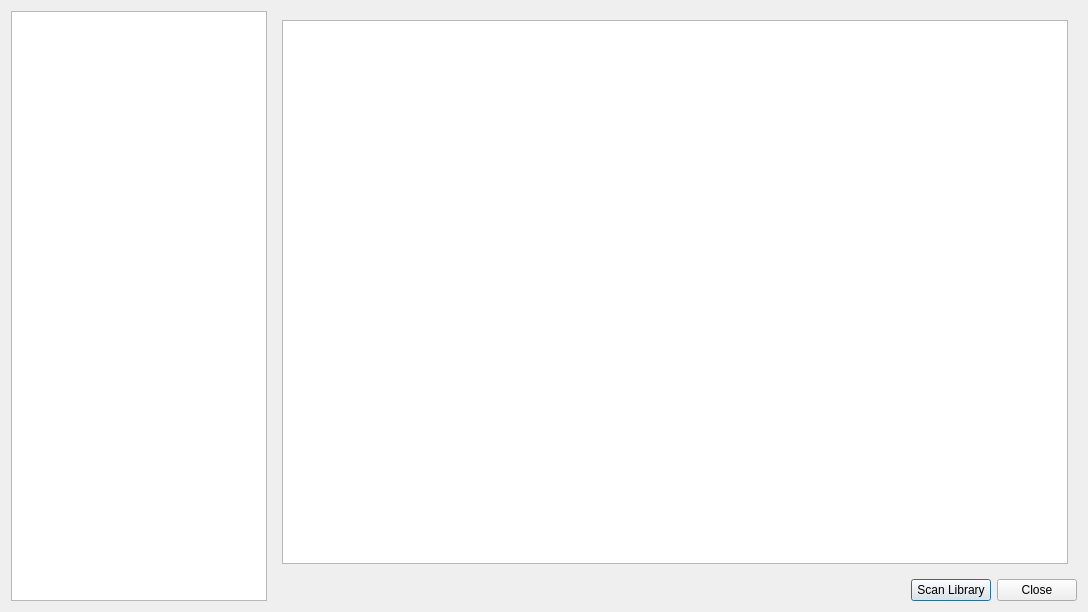
<?xml version="1.0" encoding="UTF-8"?>
<ui version="4.0">
 <class>Dialog</class>
 <widget class="QDialog" name="Dialog">
  <property name="geometry">
   <rect>
    <x>0</x>
    <y>0</y>
    <width>1088</width>
    <height>612</height>
   </rect>
  </property>
  <property name="windowTitle">
   <string>Settings</string>
  </property>
  <layout class="QGridLayout" name="gridLayout">
   <item row="0" column="0">
    <widget class="QListView" name="listView">
     <property name="sizePolicy">
      <sizepolicy hsizetype="Maximum" vsizetype="Expanding">
       <horstretch>0</horstretch>
       <verstretch>0</verstretch>
      </sizepolicy>
     </property>
    </widget>
   </item>
   <item row="0" column="1">
    <layout class="QVBoxLayout" name="verticalLayout_4">
     <item>
      <widget class="QStackedWidget" name="stackedWidget">
       <widget class="QWidget" name="treeViewPage">
        <layout class="QGridLayout" name="gridLayout_5">
         <item row="0" column="0">
          <widget class="QTreeView" name="treeView"/>
         </item>
        </layout>
       </widget>
       <widget class="QWidget" name="switchPage">
        <layout class="QGridLayout" name="gridLayout_2">
         <item row="0" column="0">
          <layout class="QVBoxLayout" name="verticalLayout">
           <item>
            <widget class="QGroupBox" name="groupBox">
             <property name="title">
              <string>Library</string>
             </property>
             <layout class="QGridLayout" name="gridLayout_4">
              <item row="0" column="0">
               <layout class="QVBoxLayout" name="verticalLayout_2">
                <item>
                 <layout class="QHBoxLayout" name="horizontalLayout_4">
                  <item>
                   <widget class="QCheckBox" name="refreshLibrary">
                    <property name="text">
                     <string>Startup: Refresh library</string>
                    </property>
                   </widget>
                  </item>
                  <item>
                   <widget class="QCheckBox" name="fileRemember">
                    <property name="text">
                     <string>Remember open files</string>
                    </property>
                   </widget>
                  </item>
                 </layout>
                </item>
                <item>
                 <layout class="QHBoxLayout" name="horizontalLayout_3">
                  <item>
                   <widget class="QCheckBox" name="coverShadows">
                    <property name="text">
                     <string>Cover shadows</string>
                    </property>
                   </widget>
                  </item>
                  <item>
                   <widget class="QCheckBox" name="performCulling">
                    <property name="toolTip">
                     <string>Enabling reduces startup time and memory usage</string>
                    </property>
                    <property name="text">
                     <string>Load covers only when needed</string>
                    </property>
                   </widget>
                  </item>
                 </layout>
                </item>
                <item>
                 <layout class="QHBoxLayout" name="horizontalLayout_9">
                  <item>
                   <layout class="QHBoxLayout" name="horizontalLayout_7">
                    <item>
                     <widget class="QLabel" name="label">
                      <property name="toolTip">
                       <string>Restart application to see changes</string>
                      </property>
                      <property name="text">
                       <string>Icon theme: </string>
                      </property>
                     </widget>
                    </item>
                    <item>
                     <widget class="QRadioButton" name="darkIconsRadio">
                      <property name="toolTip">
                       <string>Restart application to see changes</string>
                      </property>
                      <property name="text">
                       <string>&amp;Dark</string>
                      </property>
                     </widget>
                    </item>
                    <item>
                     <widget class="QRadioButton" name="lightIconsRadio">
                      <property name="toolTip">
                       <string>Restart application to see changes</string>
                      </property>
                      <property name="text">
                       <string>L&amp;ight</string>
                      </property>
                     </widget>
                    </item>
                   </layout>
                  </item>
                  <item>
                   <widget class="QCheckBox" name="autoTags">
                    <property name="text">
                     <string>Generate tags from files</string>
                    </property>
                   </widget>
                  </item>
                 </layout>
                </item>
               </layout>
              </item>
             </layout>
            </widget>
           </item>
           <item>
            <widget class="QGroupBox" name="groupBox_2">
             <property name="title">
              <string>Reading</string>
             </property>
             <layout class="QGridLayout" name="gridLayout_3">
              <item row="2" column="0">
               <layout class="QVBoxLayout" name="verticalLayout_3">
                <item>
                 <layout class="QHBoxLayout" name="horizontalLayout_6">
                  <item>
                   <widget class="QCheckBox" name="hideScrollBars">
                    <property name="toolTip">
                     <string>Horizontal scrolling with Alt + Scroll
Reopen book to see changes</string>
                    </property>
                    <property name="text">
                     <string>Hide scrollbars when reading</string>
                    </property>
                   </widget>
                  </item>
                  <item>
                   <widget class="QCheckBox" name="cachingEnabled">
                    <property name="toolTip">
                     <string>Greatly reduces page transition time at the cost of more memory</string>
                    </property>
                    <property name="text">
                     <string>Cache comic / pdf pages</string>
                    </property>
                   </widget>
                  </item>
                 </layout>
                </item>
                <item>
                 <layout class="QHBoxLayout" name="horizontalLayout_8">
                  <item>
                   <layout class="QHBoxLayout" name="horizontalLayout_5">
                    <item>
                     <widget class="QLabel" name="languageLabel">
                      <property name="sizePolicy">
                       <sizepolicy hsizetype="Maximum" vsizetype="Preferred">
                        <horstretch>0</horstretch>
                        <verstretch>0</verstretch>
                       </sizepolicy>
                      </property>
                      <property name="text">
                       <string>Dictionary language:</string>
                      </property>
                      <property name="alignment">
                       <set>Qt::AlignLeading|Qt::AlignLeft|Qt::AlignVCenter</set>
                      </property>
                     </widget>
                    </item>
                    <item>
                     <widget class="QComboBox" name="languageBox"/>
                    </item>
                   </layout>
                  </item>
                 </layout>
                </item>
               </layout>
              </item>
             </layout>
            </widget>
           </item>
          </layout>
         </item>
         <item row="1" column="0">
          <spacer name="verticalSpacer">
           <property name="orientation">
            <enum>Qt::Vertical</enum>
           </property>
           <property name="sizeHint" stdset="0">
            <size>
             <width>20</width>
             <height>40</height>
            </size>
           </property>
          </spacer>
         </item>
        </layout>
       </widget>
       <widget class="QWidget" name="annotationsPage">
        <layout class="QGridLayout" name="gridLayout_7">
         <item row="0" column="0">
          <widget class="QTabWidget" name="tabWidget">
           <property name="currentIndex">
            <number>0</number>
           </property>
           <widget class="QWidget" name="textTab">
            <attribute name="title">
             <string>Text</string>
            </attribute>
           </widget>
           <widget class="QWidget" name="imageTab">
            <attribute name="title">
             <string>Comic/PDF</string>
            </attribute>
           </widget>
          </widget>
         </item>
        </layout>
       </widget>
       <widget class="QWidget" name="aboutPage">
        <layout class="QGridLayout" name="gridLayout_6">
         <item row="0" column="0">
          <widget class="QTextBrowser" name="aboutBox">
           <property name="openExternalLinks">
            <bool>true</bool>
           </property>
           <property name="openLinks">
            <bool>false</bool>
           </property>
          </widget>
         </item>
        </layout>
       </widget>
      </widget>
     </item>
     <item>
      <layout class="QHBoxLayout" name="horizontalLayout_10">
       <item>
        <spacer name="horizontalSpacer">
         <property name="orientation">
          <enum>Qt::Horizontal</enum>
         </property>
         <property name="sizeHint" stdset="0">
          <size>
           <width>40</width>
           <height>20</height>
          </size>
         </property>
        </spacer>
       </item>
       <item>
        <widget class="QPushButton" name="okButton">
         <property name="text">
          <string>Scan Library</string>
         </property>
        </widget>
       </item>
       <item>
        <widget class="QPushButton" name="cancelButton">
         <property name="text">
          <string>Close</string>
         </property>
        </widget>
       </item>
      </layout>
     </item>
    </layout>
   </item>
  </layout>
 </widget>
 <resources/>
 <connections/>
</ui>
